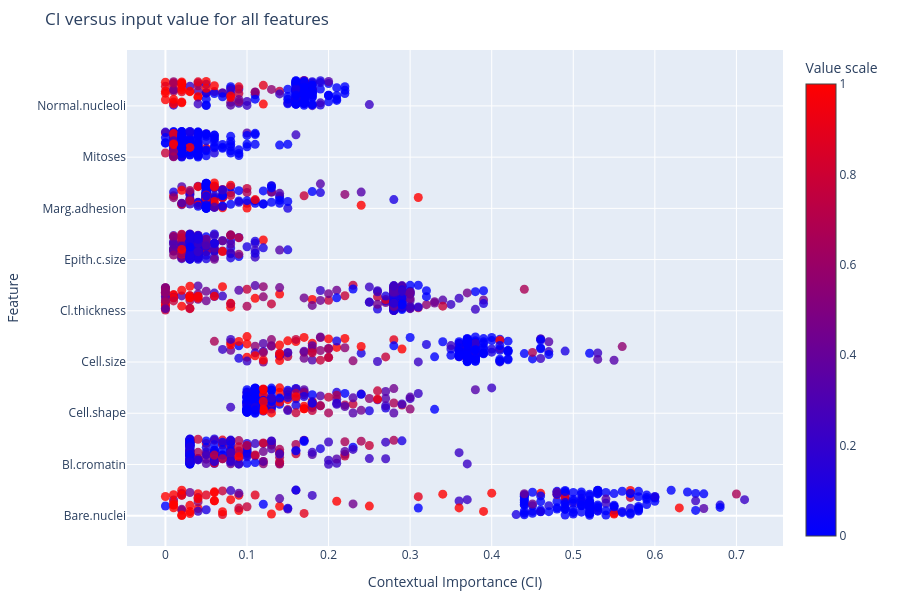

This figure's notebook cell:
### Code cell
fig = ciuplots.ciu_beeswarm(CIUres,  legend_title='Value scale')
fig.update_layout(height=600, width=900, margin=dict(l=20, r=20, t=50, b=20))
fig.update_layout(
    title='CI versus input value for all features',
    xaxis=dict(title='Contextual Importance (CI)'),
    yaxis=dict(title='Feature'),
)
fig.show()

### Figure 1 — Plotly figure (JSON) as saved in the notebook; plotly's stock layout.template omitted (floating-point values rounded to 4 significant figures; data arrays with more than 128 entries replaced by an {"elided": "..."} marker saying what was removed)
{"data": [{"marker": {"color": {"elided": "205 float values"}, "colorbar": {"title": {"text": "Value scale"}}, "colorscale": [[0, "blue"], [1, "red"]], "opacity": 0.8, "size": 9}, "mode": "markers", "name": "Bare.nuclei", "type": "scatter", "x": {"elided": "205 float values"}, "y": {"elided": "1845 float values"}}, {"marker": {"color": {"elided": "205 float values"}, "colorscale": [[0, "blue"], [1, "red"]], "opacity": 0.8, "size": 9}, "mode": "markers", "name": "Bl.cromatin", "type": "scatter", "x": {"elided": "205 float values"}, "y": {"elided": "1845 float values"}}, {"marker": {"color": {"elided": "205 float values"}, "colorscale": [[0, "blue"], [1, "red"]], "opacity": 0.8, "size": 9}, "mode": "markers", "name": "Cell.shape", "type": "scatter", "x": {"elided": "205 float values"}, "y": {"elided": "1845 float values"}}, {"marker": {"color": {"elided": "205 float values"}, "colorscale": [[0, "blue"], [1, "red"]], "opacity": 0.8, "size": 9}, "mode": "markers", "name": "Cell.size", "type": "scatter", "x": {"elided": "205 float values"}, "y": {"elided": "1845 float values"}}, {"marker": {"color": {"elided": "205 float values"}, "colorscale": [[0, "blue"], [1, "red"]], "opacity": 0.8, "size": 9}, "mode": "markers", "name": "Cl.thickness", "type": "scatter", "x": {"elided": "205 float values"}, "y": {"elided": "1845 float values"}}, {"marker": {"color": {"elided": "205 float values"}, "colorscale": [[0, "blue"], [1, "red"]], "opacity": 0.8, "size": 9}, "mode": "markers", "name": "Epith.c.size", "type": "scatter", "x": {"elided": "205 float values"}, "y": {"elided": "1845 float values"}}, {"marker": {"color": {"elided": "205 float values"}, "colorscale": [[0, "blue"], [1, "red"]], "opacity": 0.8, "size": 9}, "mode": "markers", "name": "Marg.adhesion", "type": "scatter", "x": {"elided": "205 float values"}, "y": {"elided": "1845 float values"}}, {"marker": {"color": {"elided": "205 float values"}, "colorscale": [[0, "blue"], [1, "red"]], "opacity": 0.8, "size": 9}, "mode": "markers", "name": "Mitoses", "type": "scatter", "x": {"elided": "205 float values"}, "y": {"elided": "1845 float values"}}, {"marker": {"color": {"elided": "205 float values"}, "colorscale": [[0, "blue"], [1, "red"]], "opacity": 0.8, "size": 9}, "mode": "markers", "name": "Normal.nucleoli", "type": "scatter", "x": {"elided": "205 float values"}, "y": {"elided": "1845 float values"}}], "layout": {"coloraxis": {"showscale": true}, "height": 600, "legend": {"title": {"text": "My Legend Title"}}, "margin": {"b": 20, "l": 20, "r": 20, "t": 50}, "showlegend": false, "title": {"text": "CI versus input value for all features"}, "width": 900, "xaxis": {"title": {"text": "Contextual Importance (CI)"}}, "yaxis": {"ticktext": ["Bare.nuclei", "Bl.cromatin", "Cell.shape", "Cell.size", "Cl.thickness", "Epith.c.size", "Marg.adhesion", "Mitoses", "Normal.nucleoli"], "tickvals": [0, 1, 2, 3, 4, 5, 6, 7, 8], "title": {"text": "Feature"}}}}
